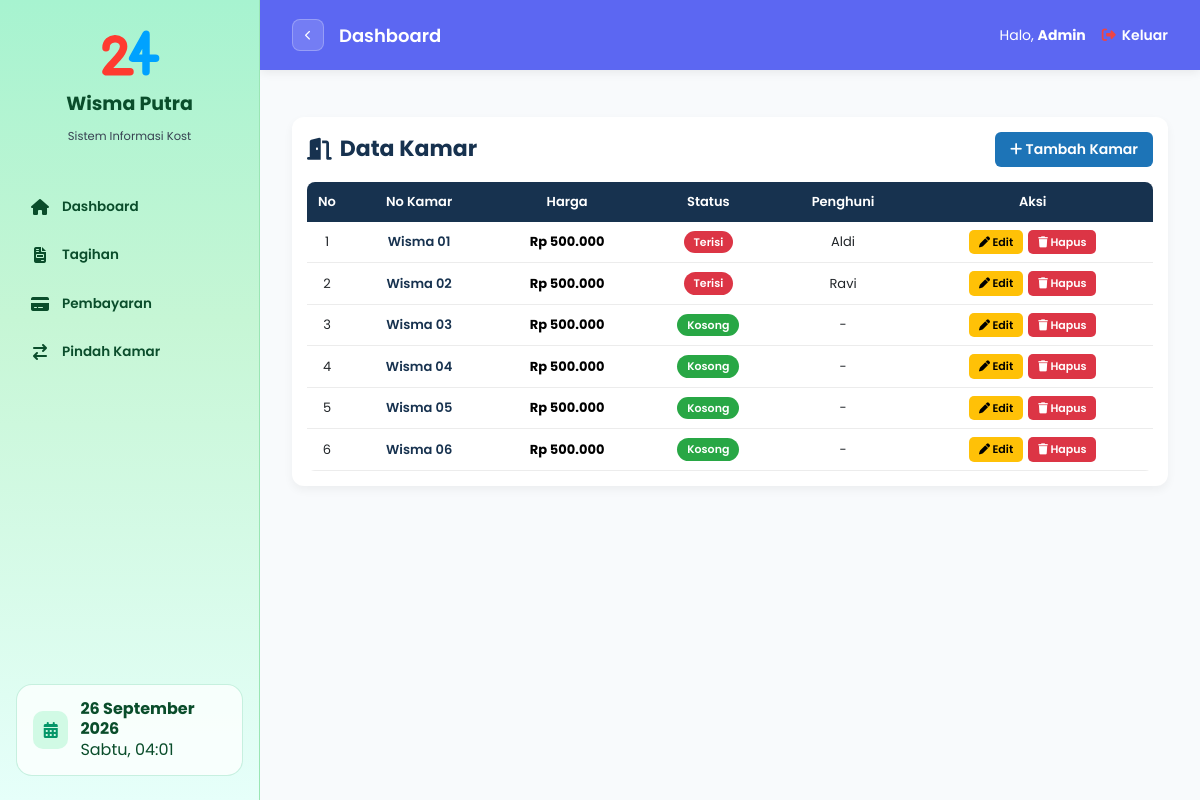
The page /kamar/ (signed in) on the database as committed earlier.
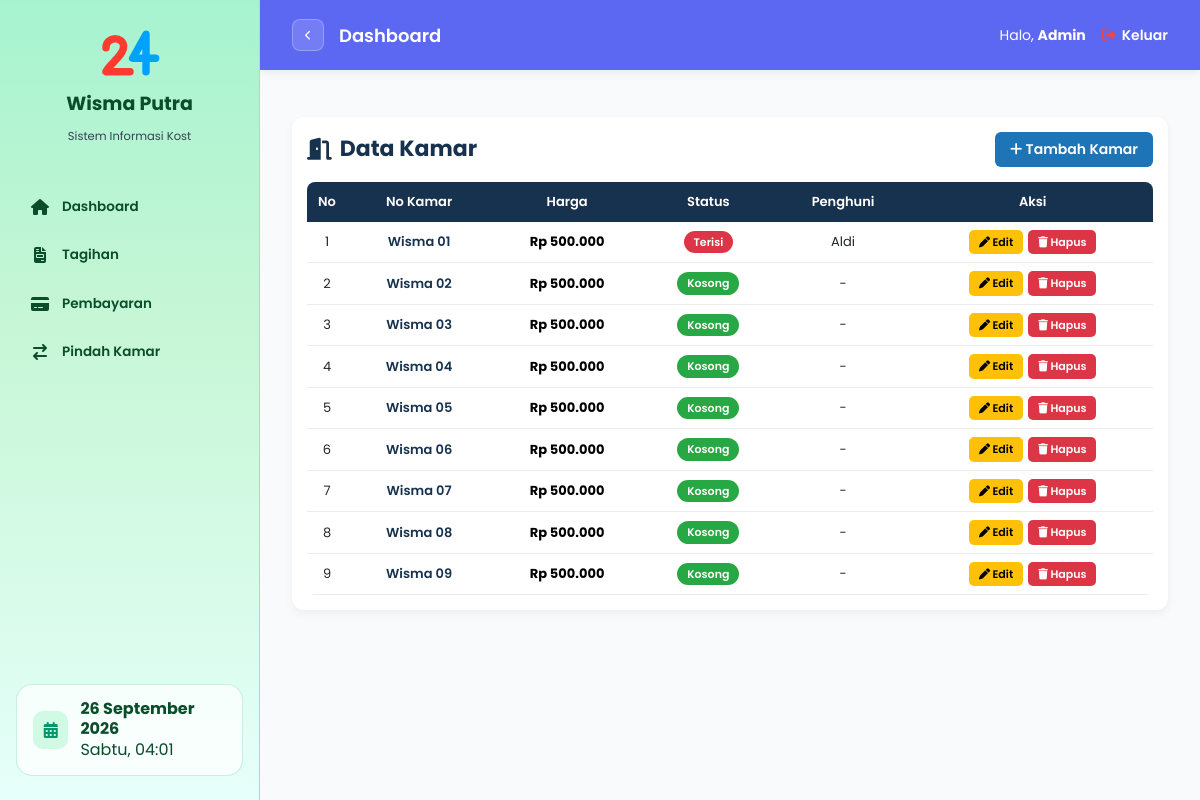
The same page on the database as committed later.
### kos/models.py (models this page shows, shortened)
class Kamar(models.Model):
    nomor_kamar = models.CharField(max_length=10)
    harga = models.IntegerField()
    status = models.CharField(
        max_length=20,
        choices=[
            ('Kosong', 'Kosong'),
            ('Terisi', 'Terisi')
        ],
        default='Kosong'
    )

class Penyewa(models.Model):
    user = models.OneToOneField(User, on_delete=models.CASCADE, null=True, blank=True)
    nama = models.CharField(max_length=100)
    no_hp = models.CharField(max_length=15, blank=True)
    nik = models.CharField(max_length=16, blank=True)
    kamar = models.ForeignKey(Kamar, on_delete=models.SET_NULL, null=True, blank=True)
    tanggal_masuk = models.DateField(null=True, blank=True)
    tanggal_keluar = models.DateField(null=True, blank=True)
    foto_ktp = models.ImageField(upload_to='ktp/', null=True, blank=True)
    fasilitas = models.ManyToManyField(Fasilitas, blank=True)
    status = models.CharField(
        max_length=20,
        choices=[
            ('Pending', 'Pending'),
            ('Aktif', 'Aktif'),
            ('Keluar', 'Keluar')
        ],
        default='Pending'
    )

### kos/views.py (the view)
# urls.py: path('kamar/', views.daftar_kamar, name='kamar'),
@login_required
def daftar_kamar(request):
    kamar = Kamar.objects.all()
    penyewa = Penyewa.objects.filter(status="Aktif")
    return render(request, 'kos/kamar.html', {
        'kamar': kamar,
        'penyewa': penyewa
    })

### kos/templates/kos/kamar.html (shortened to what this page needs)
{% extends 'kos/base_admin.html' %}
{% load humanize %}
{% block content %}
<div class="container-kamar">
    <div class="header">
        <h2>
            <i class="fa-solid fa-door-open"></i>
            Data Kamar
        </h2>
        <a href="/tambah-kamar/" class="btn-tambah">
            <i class="fa fa-plus"></i> Tambah Kamar
        </a>
    </div>
    <div class="table-responsive">
        <table>
            <thead>
                <tr>
                    <th class="no">No</th>
                    <th>No Kamar</th>
                    <th>Harga</th>
                    <th>Status</th>
                    <th>Penghuni</th>
                    <th>Aksi</th>
                </tr>
            </thead>
            <tbody>
                {% for k in kamar %}
                <tr>
                    <td>{{ forloop.counter }}</td>
                    <td class="nomor">{{ k.nomor_kamar }}</td>
                    <td class="harga">Rp {{ k.harga|intcomma }}</td>
                    <td>
                        {% if k.status == "Kosong" %}
                            <span class="status-kosong">{{ k.status }}</span>
                        {% else %}
                            <span class="status-terisi">{{ k.status }}</span>
                        {% endif %}
                    </td>
                    <td>
                        {% if k.penyewa_set.first %}
                            {{ k.penyewa_set.first.nama }}
                        {% else %}
                            -
                        {% endif %}
                    </td>
                    <td>
                        <div class="aksi">
                            <a href="/edit-kamar/{{ k.id }}/" class="btn-edit">
                                <i class="fa fa-pen"></i> Edit
                            </a>
                            <a href="/hapus-kamar/{{ k.id }}/" class="btn-hapus" onclick="return confirm('Yakin ingin menghapus kamar ini?')">
                                <i class="fa fa-trash"></i> Hapus
                            </a>
                        </div>
                    </td>
                </tr>
                {% endfor %}
            </tbody>
        </table>
    </div>
</div>
{% endblock %}

Rows that differ between the two databases and show on the page:
changed Kamar "Wisma 02": status "Terisi" → "Kosong"; penyewa_set.first.nama "Ravi" → (not shown)
added Kamar: nomor_kamar "Wisma 07", harga "500.000", status "Kosong"
added Kamar: nomor_kamar "Wisma 08", harga "500.000", status "Kosong"
added Kamar: nomor_kamar "Wisma 09", harga "500.000", status "Kosong"
